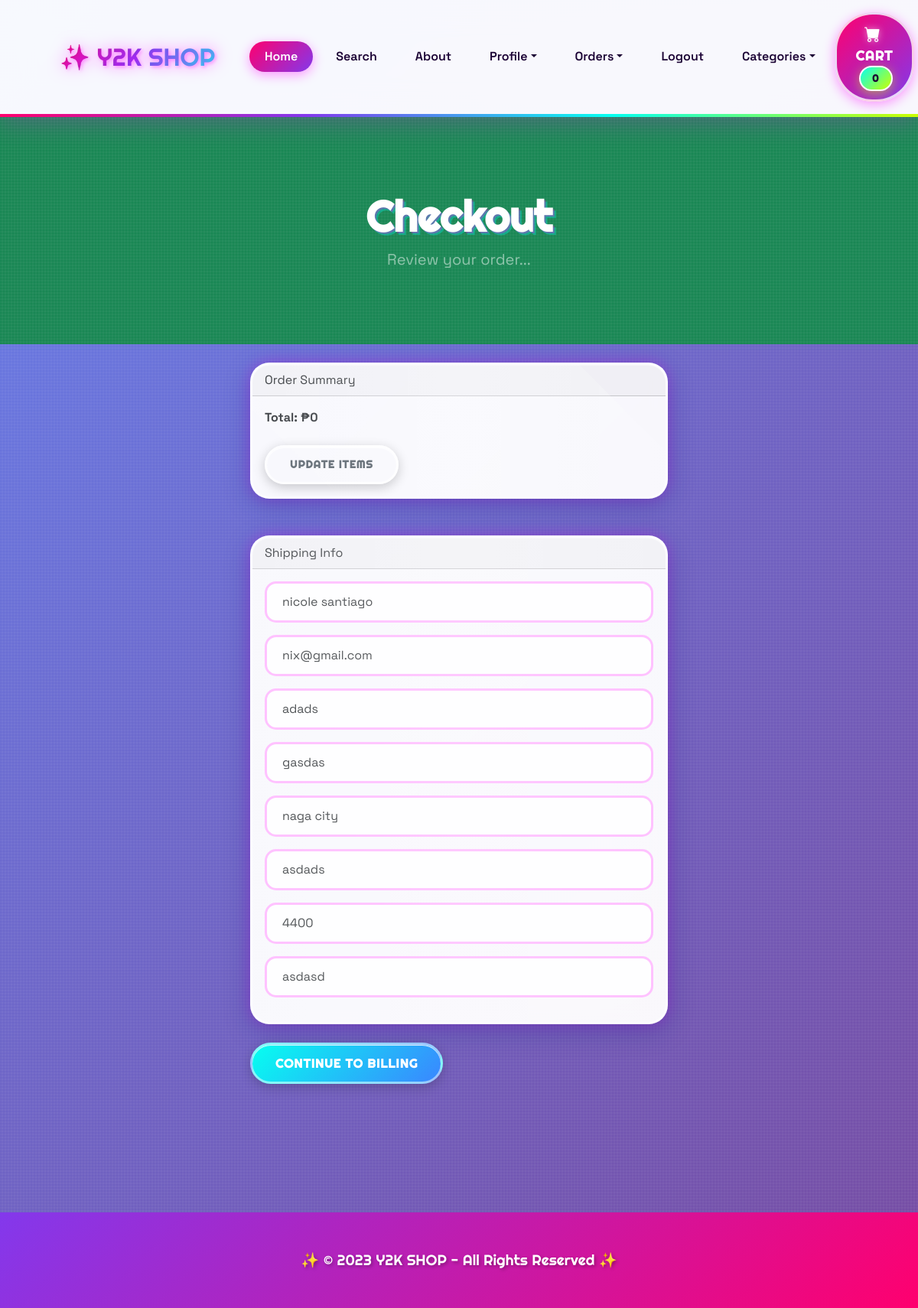
The app's page /payment/checkout (signed in) with its own data.
### payment/models.py (models this page shows, shortened)
class ShippingAddress(models.Model):
    user = models.ForeignKey(User, on_delete=models.CASCADE, null=True, blank=True)
    shipping_full_name = models.CharField(max_length=255)
    shipping_email = models.CharField(max_length=255)
    shipping_address1 = models.CharField(max_length=255)
    shipping_address2 = models.CharField(max_length=255, null=True, blank=True)
    shipping_city = models.CharField(max_length=255)
    shipping_state = models.CharField(max_length=255, blank=True, null=True)
    shipping_zipcode = models.CharField(max_length=255, blank=True, null=True)
    shipping_country = models.CharField(max_length=255, blank=True)
    class Meta:
        verbose_name_plural = "Shipping Address"

### payment/views.py (the view, shortened to what this page needs)
# urls.py: path('checkout', views.checkout, name = 'checkout'),
def checkout(request):
    cart = Cart(request)  # Initialize the cart object tied to the current session/request
    cart_products = cart.get_prods  # Get all products currently in the cart
    quantities = cart.get_quants  # Get corresponding quantities for each product
    totals = cart.cart_total()  # Calculate total price of all items in the cart
    if request.user.is_authenticated:
            shipping_user = ShippingAddress.objects.get(user__id=request.user.id)
            shipping_form = ShippingForm(request.POST or None, instance=shipping_user)
            return render(request, "payment/checkout.html", {
                "cart_products": cart_products,
                "quantities": quantities,
                "totals": totals,
                "shipping_form": shipping_form
            })

### cart/cart.py (called while the page is built, shortened)
    def cart_total(self):
        product_ids = self.cart.keys()  # Get all product IDs currently in cart
        products = Product.objects.filter(id__in=product_ids)  # Fetch product instances from DB
        quantities = self.cart
        total = 0
        return total  # Should return total after summing all items

    def __len__(self):
        return len(self.cart)

    def get_prods(self):
        product_ids = self.cart.keys()
        products = Product.objects.filter(id__in=product_ids)
        return products

### cart/content_processors.py (called while the page is built)
def cart (request):
    return {'cart': Cart(request)}

### payment/templates/payment/checkout.html (shortened to what this page needs)
{% extends 'base.html' %}
{% block content %}
        <header class="bg-success py-5">
            <div class="container px-4 px-lg-5 my-5">
                <div class="text-center text-white">
                    <h1 class="display-4 fw-bolder">Checkout</h1>
                    <p class="lead fw-normal text-white-50 mb-0">Review your order...</p>
                </div>
            </div>
        </header>
        <br>
        <div class="container">
            <div class="row">
                    <div class="col-md-6 offset-md-3">
                        <div class="card">
                            <div class="card-header">
                                Order Summary
                            </div>
                            <div class="card-body">
                                <strong>Total:  ₱{{ totals }}</strong>
                                <br><br>
                                <a href="{% url 'cart_summary' %}" class="btn btn-sm btn-outline-secondary">Update Items</a>
                            </div>
                        </div>
                        <br><br>
                        <div class="card">
                            <div class="card-header">
                               Shipping Info
                            </div>
                            <div class="card-body">
                                <form action="{% url 'billing_info' %}" method="POST">
                                {{ shipping_form.as_p }}
                            </div>
                        </div>
                        <br>
                        <button type="submit" class="btn btn-secondary">Continue to billing</button>
<br><br><br><br><br><br><br><br>
                    </div>
            </div>
        </div>
     {% endblock %}

### store/templates/base.html (style rules this page uses)
:root { --y2k-pink: #FF006E; --y2k-purple: #8338EC; --y2k-blue: #3A86FF; --y2k-cyan: #06FFF0; --y2k-lime: #CCFF00; --y2k-orange: #FB5607; --y2k-dark: #1a0033; --y2k-light: #FFF5F8; }
* { margin: 0; padding: 0; box-sizing: border-box; }
body { font-family: 'Space Grotesk', sans-serif; background: linear-gradient(135deg, #667eea 0%, #764ba2 25%, #f093fb 50%, #4facfe 75%, #00f2fe 100%); background-size: 400% 400%; animation: gradientShift 15s ease infinite; min-height: 100vh; position: relative; }
body::before { content: ''; position: fixed; top: 0; left: 0; right: 0; bottom: 0; background-image: repeating-linear-gradient(0deg, transparent, transparent 2px, rgba(255, 255, 255, 0.03) 2px, rgba(255, 255, 255, 0.03) 4px), repeating-linear-gradient(90deg, transparent, transparent 2px, rgba(255, 255, 255, 0.03) 2px, rgba(255, 255, 255, 0.03) 4px); pointer-events: none; z-index: 1; }
.container, .row, .col, [class*="col-"] { position: relative; z-index: 2; }
.card { background: rgba(255, 255, 255, 0.95) !important; border: 3px solid rgba(255, 255, 255, 0.8) !important; border-radius: 25px !important; box-shadow: 0 8px 32px rgba(31, 38, 135, 0.37), inset 0 1px 0 rgba(255, 255, 255, 0.9), 0 0 20px rgba(255, 0, 255, 0.3) !important; backdrop-filter: blur(10px); transition: all 0.4s cubic-bezier(0.175, 0.885, 0.32, 1.275); overflow: hidden; position: relative; }
.card::before { content: ''; position: absolute; top: -50%; left: -50%; width: 200%; height: 200%; background: linear-gradient(45deg, transparent, rgba(255, 255, 255, 0.3), transparent); transform: rotate(45deg); transition: all 0.6s; }
.btn { font-family: 'Righteous', cursive; font-weight: 700; padding: 12px 30px; border-radius: 50px; border: 3px solid rgba(255, 255, 255, 0.8); text-transform: uppercase; letter-spacing: 1px; position: relative; overflow: hidden; transition: all 0.4s cubic-bezier(0.175, 0.885, 0.32, 1.275); box-shadow: 0 4px 15px rgba(0, 0, 0, 0.2), inset 0 1px 0 rgba(255, 255, 255, 0.8); }
.btn-secondary { background: linear-gradient(135deg, var(--y2k-cyan), var(--y2k-blue)) !important; color: white !important; border-color: rgba(255, 255, 255, 0.5) !important; }
h1, h2, h3, h4, h5, h6 { font-family: 'Righteous', cursive; text-shadow: 2px 2px 0px rgba(255, 0, 255, 0.3), 4px 4px 0px rgba(0, 255, 255, 0.3); }
.form-control, .form-select { background: rgba(255, 255, 255, 0.9) !important; border: 3px solid rgba(255, 0, 255, 0.3) !important; border-radius: 15px !important; padding: 12px 20px; transition: all 0.3s; }
.card-body { animation: float 3s ease-in-out infinite; }

### records on screen
ShippingAddress: shipping_full_name "nicole santiago", shipping_email "nix@gmail.com", shipping_address1 "adads", shipping_address2 "gasdas", shipping_city "naga city", shipping_state "asdads", shipping_zipcode "4400", shipping_country "asdasd"

### other values on screen
{{ cart|length }} "0"
{{ totals }} "0"
